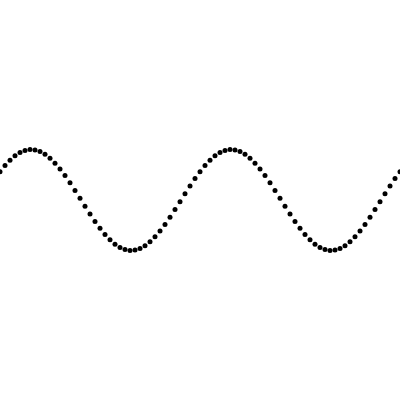
Frame 1 (no input)
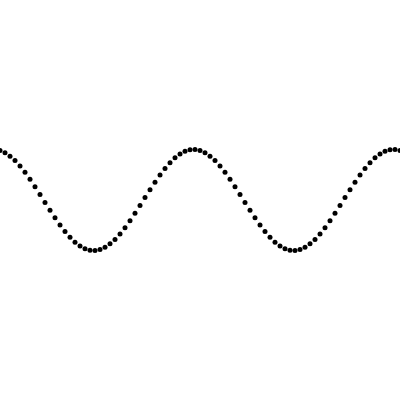
Frame 60 (no input)
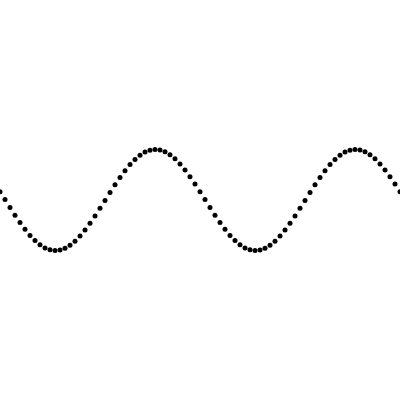
Frame 120 (the mouse pressed at the canvas centre since frame 60)

The p5.js sketch that drew these frames (run headless with seeded random() and noise() and a simulated clock; from frame 60 on, the mouse is pressed at the canvas centre):

// p5.js sketch
// ── sketch.js
var xspacing = 5;    
var w;               
var theta = 10.0;      
var amplitude = 50.5; 
var period = 200.0;   
var dx;               
var yvalues;  

function setup() {
  createCanvas(400, 400);
  w = width+16;
  dx = (TWO_PI / period) * xspacing;
  yvalues = new Array(floor(w/xspacing));
}

function draw() {
  background(255);
  calcWave();
  renderWave();
}

function calcWave() {
 
  theta += 0.02;
  var x = theta;
  for (var i = 0; i < yvalues.length; i++) {
    yvalues[i] = sin(x)*amplitude;
    x+=dx;
  }
}

function renderWave() {
  noStroke(2);
  fill(0);
  
  for (var x = 0; x < yvalues.length; x++) {
    ellipse(x*xspacing, height/2+yvalues[x], 5, 5);
  }
}
